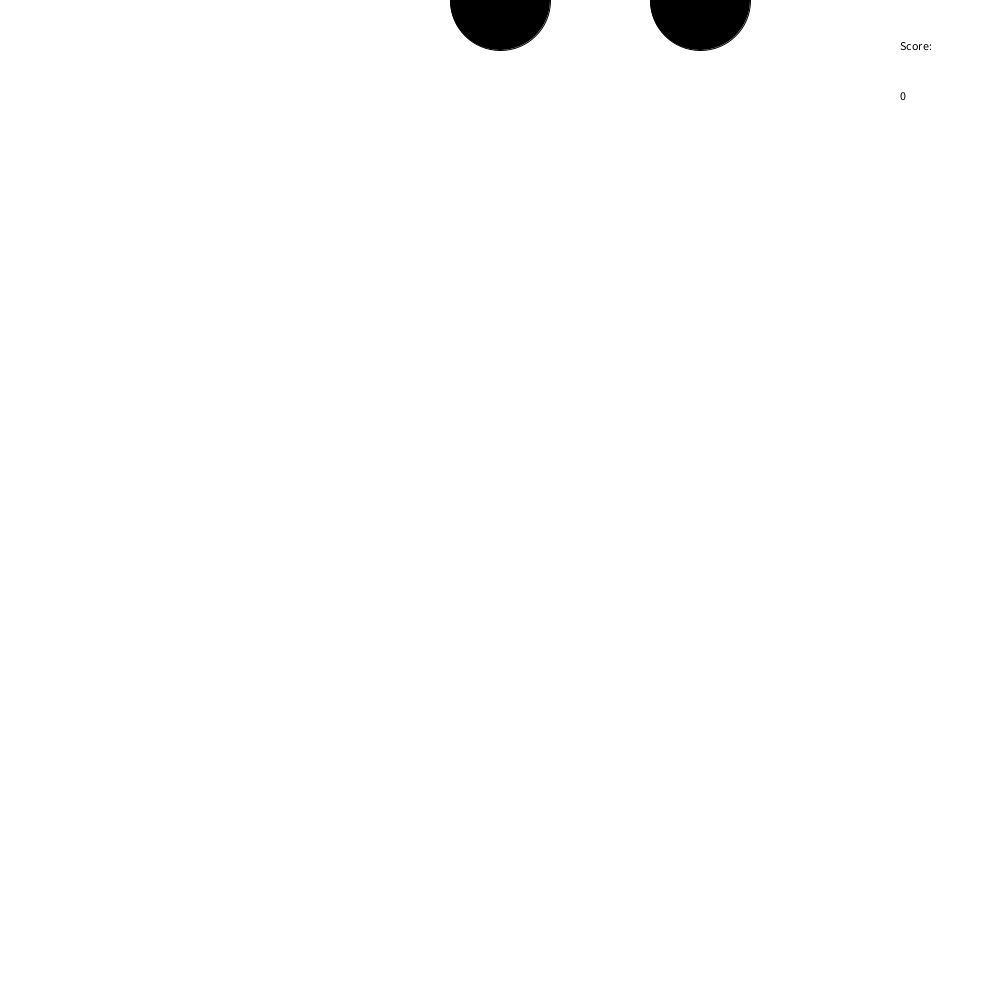
Frame 1 (no input)
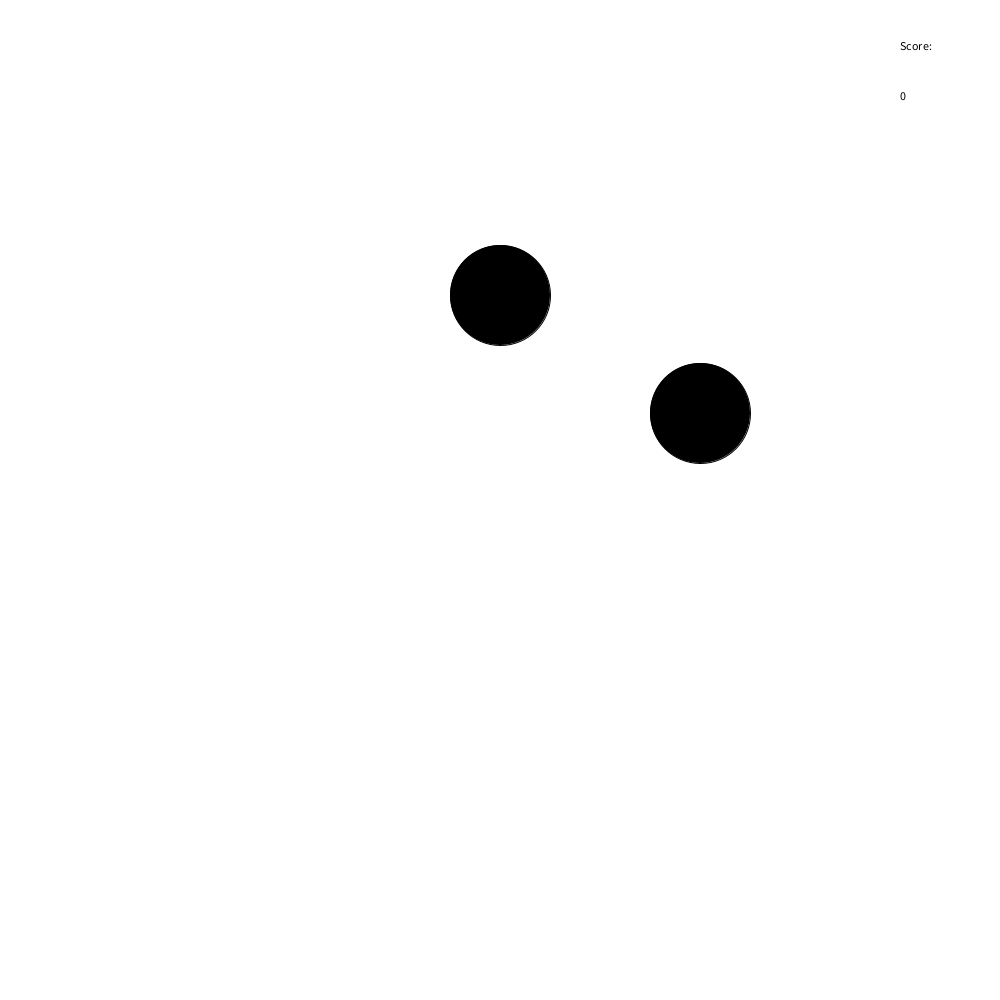
Frame 60 (the mouse pressed at the canvas centre just before this capture)
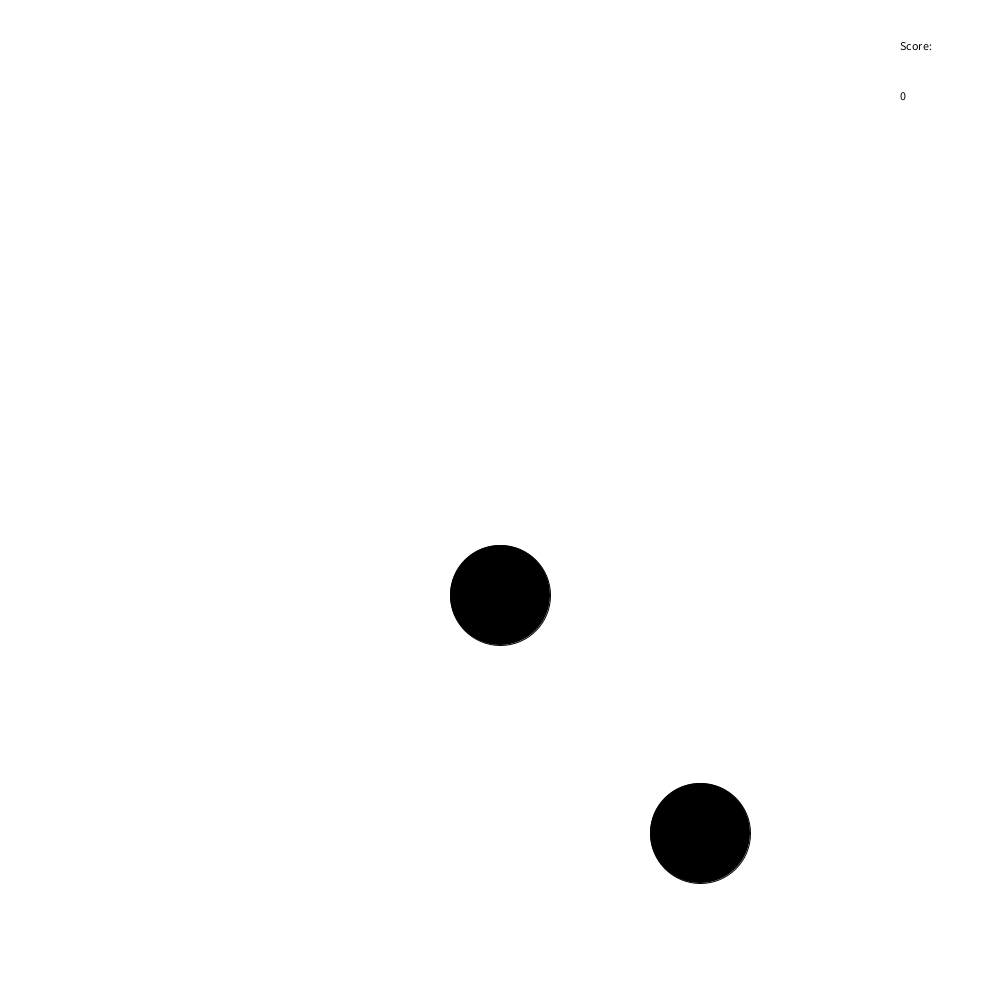
Frame 120 (the mouse held since frame 60 and released just before this capture)

The Processing sketch that drew these frames (run headless with seeded random() and noise(); from frame 60 on, the mouse is pressed at the canvas centre):

// Processing sketch: Corban_ball_game
// ── Corban_ball_game.pde
int bally=0;
int score=0;
int ballz=0;
void setup()
{
  size(1000,1000);
  background(255,255,255);
}


void draw()
{ 
  background(255, 255, 255);
  fill(0,0,0);
  ellipse(500, bally, 100, 100);
  ellipse(700, ballz,100,100);
  bally=bally+5;
  ballz=ballz+7;
  text("Score:",900,50);
  text(score,900,100);
}
void keyPressed()
{
     if(key=='s' &&bally>800)     
     {
     score=score+25;
     bally=0;
     }
     if(key=='d' &&ballz>800)     
     {
     score=score+25;
     ballz=0;
     }
}
